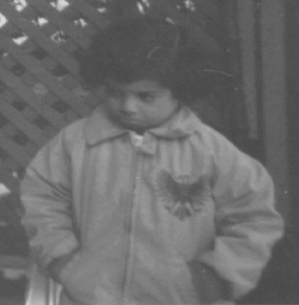
%> input picture MATLAB/degimg.PNG, 299 x 305 px
$ octave --eval "result = thresh(imread('degimg.PNG'));"   (GNU Octave 9; MATLAB toolbox functions it lacks are replaced by stand-ins)
%> lines starting %> are read from the running program, lines starting %| are printed output that depends on the picture; in (x1, y1, x2, y2) boxes, pixels count from 0 and x2, y2 are one past the last pixel; in counts of white or black regions, pixels touching at a corner belong together; the program's own positions count from 1
function im = thresh(I)
[r,c] = size(I);
%> r = 305; c = 897
im = zeros(r,c);

for i = 1:r
    for j = 1:c
        if I(i,j) > 105
            im(i,j) = 1;
        end
    end
end
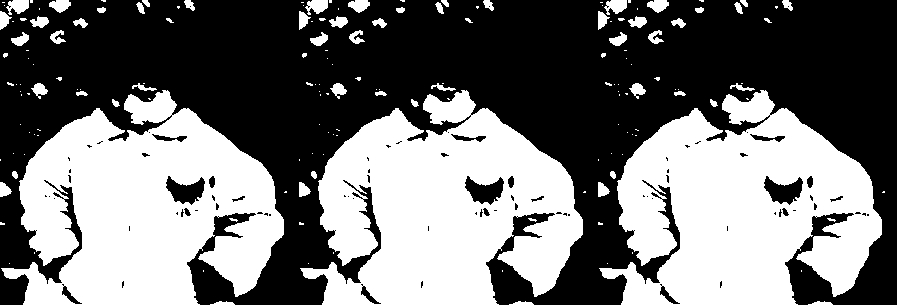
%> im: size 305x897 double; values 0 (black) and 1 (white), 44.9% white; 171 white regions (111 under 20 px), largest, box (x1, y1, x2, y2) and area: (1, 90, 284, 305) 38937, (300, 90, 583, 305) 38937, (599, 90, 882, 305) 38937

im = bwareaopen(im,5);
im = imfill(im,'holes');
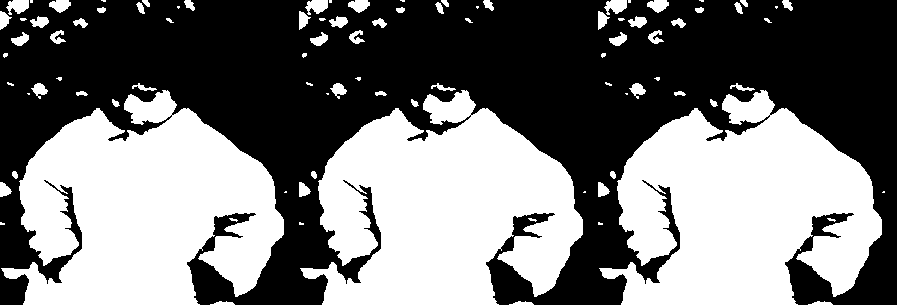
%> im: size 305x897 logical; 46.1% white; 93 white regions (33 under 20 px), largest, box (x1, y1, x2, y2) and area: (1, 90, 284, 305) 40121, (300, 90, 583, 305) 40121, (599, 90, 882, 305) 40121

end

$ run again, on MATLAB/conmano.jpg
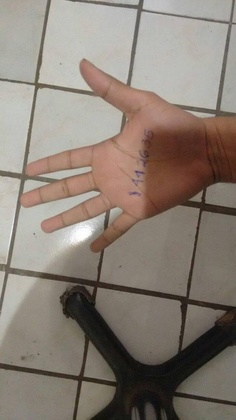
%> input picture MATLAB/conmano.jpg, 236 x 420 px, shrunk from 540 x 960 before the run
%> after the loop in thresh, `for i = 1:r`:
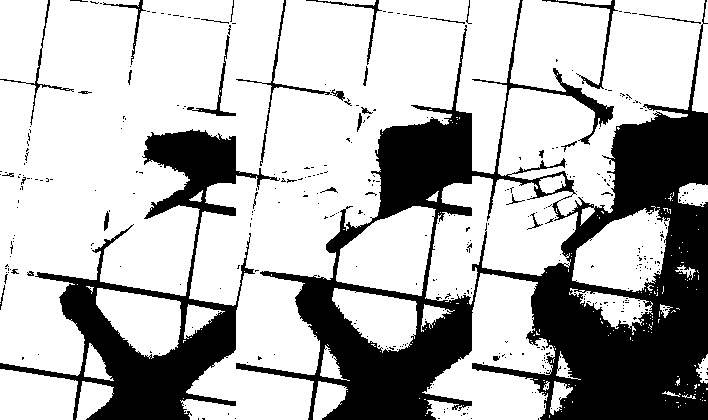
%> im: size 420x708 double; values 0 (black) and 1 (white), 71.7% white; 391 black regions (358 under 20 px), largest, box (x1, y1, x2, y2) and area: (236, 0, 708, 420) 61030, (0, 129, 280, 420) 18742, (236, 0, 332, 166) 585
%> in thresh, `im = imfill(im,'holes');`:
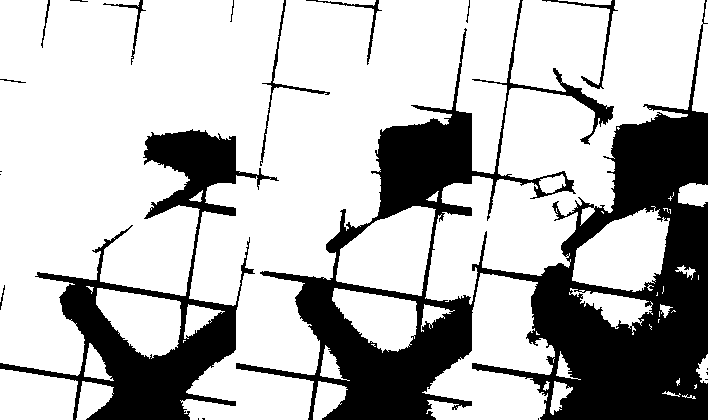
%> im: size 420x708 logical; 72.6% white; 20 black regions (8 under 20 px), largest, box (x1, y1, x2, y2) and area: (236, 0, 708, 420) 60898, (0, 129, 279, 420) 18724, (260, 0, 330, 166) 546
